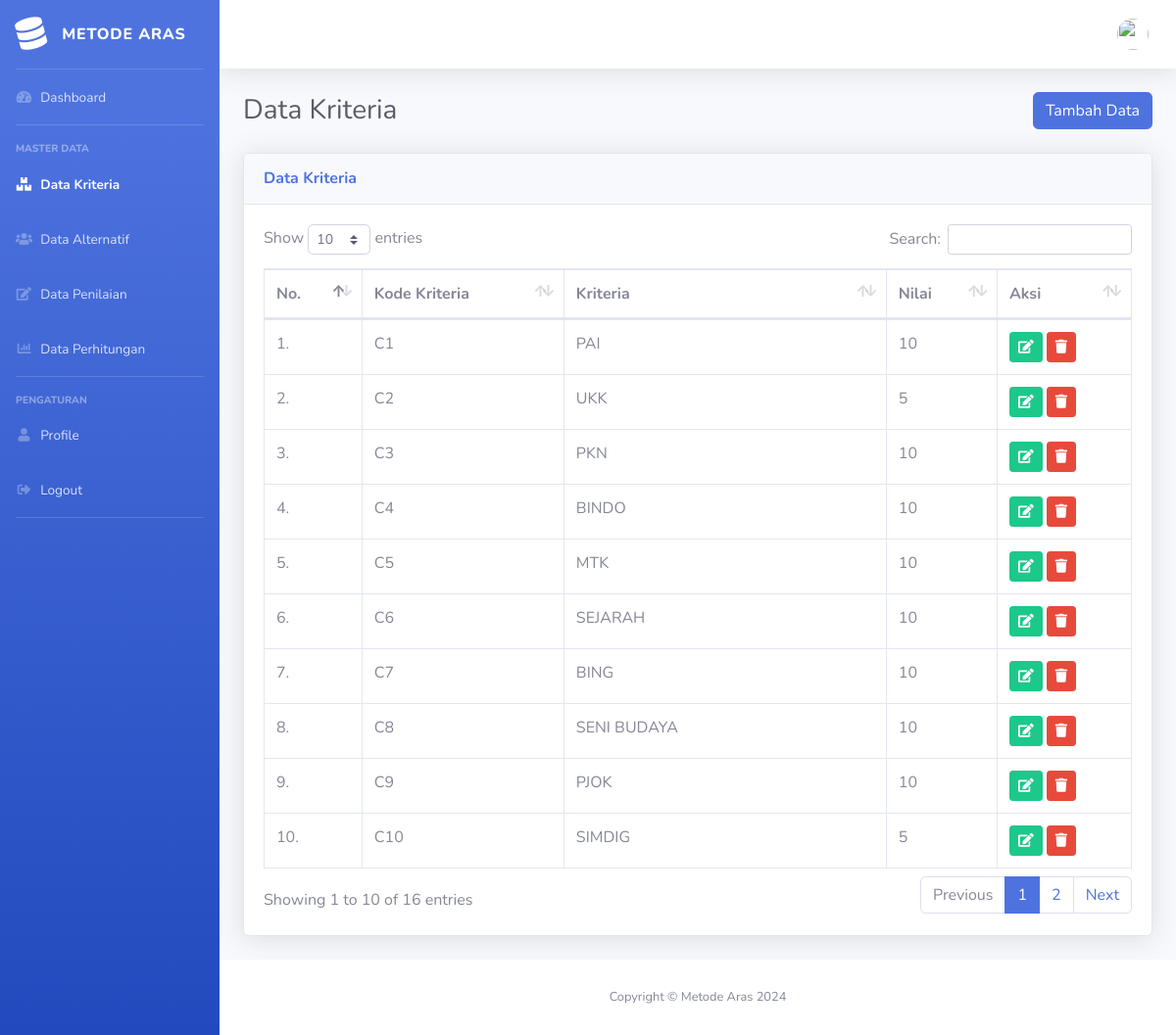
Page /data-kriteria.php on the committed database.
### tables this page shows
CREATE TABLE `tb_kriteria` (
  `kriteria_id` int(11) NOT NULL,
  `kode_kriteria` varchar(5) NOT NULL,
  `kriteria` varchar(20) NOT NULL,
  `nilai_kriteria` int(11) NOT NULL
);

### data-kriteria.php (the view, shortened to what this page needs)
<?php
$title = "Data Kriteria";
require 'layouts/header.php';
require 'layouts/sidebar.php';
require 'layouts/navbar.php';
?>
<div class="container-fluid">
    <div class="d-sm-flex align-items-center justify-content-between mb-4">
        <h1 class="h3 mb-0 text-gray-800">Data Kriteria</h1>
        <button type="button" class="btn btn-primary" data-toggle="modal" data-target="#tambahModal">
            Tambah Data
        </button>
    </div>
    <div class="row">
        <div class="col-md-12">
            <div class="card shadow mb-4">
                <div class="card-header py-3">
                    <h6 class="m-0 font-weight-bold text-primary">Data Kriteria</h6>
                </div>
                <div class="card-body">
                    <div class="table-responsive">
                        <table class="table table-bordered" id="dataTable" width="100%" cellspacing="0">
                            <thead>
                                <tr>
                                    <th>No.</th>
                                    <th>Kode Kriteria</th>
                                    <th>Kriteria</th>
                                    <th>Nilai</th>
                                    <th>Aksi</th>
                                </tr>
                            </thead>
                            <tbody>
                                <?php
                                $i = 1;
                                $sqlTamu = mysqli_query($conn, "SELECT * FROM tb_kriteria");
                                while ($row = mysqli_fetch_assoc($sqlTamu)) {
                                ?>
                                <tr>
                                    <td><?= $i++; ?>.</td>
                                    <td><?= $row["kode_kriteria"]; ?></td>
                                    <td><?= $row["kriteria"]; ?></td>
                                    <td><?= $row["nilai_kriteria"]; ?></td>
                                    <td>
                                        <a class="btn btn-success btn-sm ubah" data-toggle="modal"
                                            data-target="#ubahModal<?= $row["kriteria_id"]; ?>"><i
                                                class="fas fa-edit"></i>
                                        </a>
                                        <a class="btn btn-danger btn-sm hapus_kriteria"
                                            href="kriteria/hapus.php?kriteria_id=<?= $row["kriteria_id"]; ?>"><i
                                                class="fas fa-trash"></i></a>
                                    </td>
                                </tr>
                                <?php } ?>
                            </tbody>
                        </table>
                    </div>
                </div>
            </div>
        </div>
    </div>
</div>
<?php
require 'layouts/footer.php';
?>

### layouts/header.php (shortened to what this page needs)
<!DOCTYPE html>
<html lang="en">
<head>
    <link href="vendor/fontawesome-free/css/all.min.css" rel="stylesheet" type="text/css">
    <link href="assets/css/sb-admin-2.min.css" rel="stylesheet">
    <link href="vendor/datatables/dataTables.bootstrap4.min.css" rel="stylesheet">
    <link href="vendor/sweetalert2/sweetalert2.min.css" rel="stylesheet">
</head>
<body id="page-top">
    <div id="wrapper">

### layouts/sidebar.php
<ul class="navbar-nav bg-gradient-primary sidebar sidebar-dark accordion" id="accordionSidebar">
    <a class="sidebar-brand d-flex align-items-center justify-content-center" href="index.html">
        <div class="sidebar-brand-icon rotate-n-15">
            <i class="fas fa-database"></i>
        </div>
        <div class="sidebar-brand-text mx-3">METODE ARAS</div>
    </a>
    <hr class="sidebar-divider my-0">
    <li class="nav-item <?php if ($title == "Dashboard") echo "active"; ?>">
        <a class="nav-link" href="index.php">
            <i class="fas fa-fw fa-tachometer-alt"></i>
            <span>Dashboard</span></a>
    </li>
    <hr class="sidebar-divider">
    <div class="sidebar-heading">
        Master Data
    </div>
    <li class="nav-item <?php if ($title == "Data Kriteria") echo "active"; ?>">
        <a class="nav-link" href="data-kriteria.php">
            <i class="fas fa-fw fa-boxes"></i>
            <span>Data Kriteria</span></a>
    </li>
    <li class="nav-item <?php if ($title == "Data Alternatif") echo "active"; ?>">
        <a class="nav-link" href="data-alternatif.php">
            <i class="fas fa-fw fa-users"></i>
            <span>Data Alternatif</span></a>
    </li>
    <li class="nav-item <?php if ($title == "Data Penilaian") echo "active"; ?>">
        <a class="nav-link" href="data-penilaian.php">
            <i class="fas fa-fw fa-edit"></i>
            <span>Data Penilaian</span></a>
    </li>
    <li class="nav-item <?php if ($title == "Data Perhitungan") echo "active"; ?>">
        <a class="nav-link" href="data-perhitungan.php">
            <i class="fas fa-fw fa-chart-bar"></i>
            <span>Data Perhitungan</span></a>
    </li>
    <hr class="sidebar-divider">
    <div class="sidebar-heading">
        Pengaturan
    </div>
    <li class="nav-item <?php if ($title == "Profile") echo "active"; ?>">
        <a class="nav-link" href="profile.php">
            <i class="fas fa-fw fa-user"></i>
            <span>Profile</span></a>
    </li>
    <li class="nav-item">
        <a class="nav-link" href="logout.php" data-toggle="modal" data-target="#logoutModal">
            <i class="fas fa-fw fa-sign-out-alt"></i>
            <span>Logout</span></a>
    </li>
    <hr class="sidebar-divider d-none d-md-block">
</ul>

### layouts/navbar.php (shortened to what this page needs)
<div id="content-wrapper" class="d-flex flex-column">
    <div id="content">
        <nav class="navbar navbar-expand navbar-light bg-white topbar mb-4 static-top shadow">
            <ul class="navbar-nav ml-auto">
                <li class="nav-item dropdown no-arrow">
                    <a class="nav-link dropdown-toggle" href="#" id="userDropdown" role="button"
                        data-toggle="dropdown" aria-haspopup="true" aria-expanded="false">
                        <img class="img-profile rounded-circle" src="admin/<?= $admin["img_dir"]; ?>">
                    </a>
                </li>
            </ul>
        </nav>

### layouts/footer.php (shortened to what this page needs)
</div>
<footer class="sticky-footer bg-white">
    <div class="container my-auto">
        <div class="copyright text-center my-auto">
            <span>Copyright &copy; Metode Aras 2024</span>
        </div>
    </div>
</footer>
</div>
</div>
</body>
</html>

### rows in the picture
tb_kriteria: kode_kriteria "C1", kriteria "PAI", nilai_kriteria "10"
tb_kriteria: kode_kriteria "C2", kriteria "UKK", nilai_kriteria "5"
tb_kriteria: kode_kriteria "C3", kriteria "PKN", nilai_kriteria "10"
tb_kriteria: kode_kriteria "C4", kriteria "BINDO", nilai_kriteria "10"
tb_kriteria: kode_kriteria "C5", kriteria "MTK", nilai_kriteria "10"
tb_kriteria: kode_kriteria "C6", kriteria "SEJARAH", nilai_kriteria "10"
tb_kriteria: kode_kriteria "C7", kriteria "BING", nilai_kriteria "10"
tb_kriteria: kode_kriteria "C8", kriteria "SENI BUDAYA", nilai_kriteria "10"
tb_kriteria: kode_kriteria "C9", kriteria "PJOK", nilai_kriteria "10"
tb_kriteria: kode_kriteria "C10", kriteria "SIMDIG", nilai_kriteria "5"
